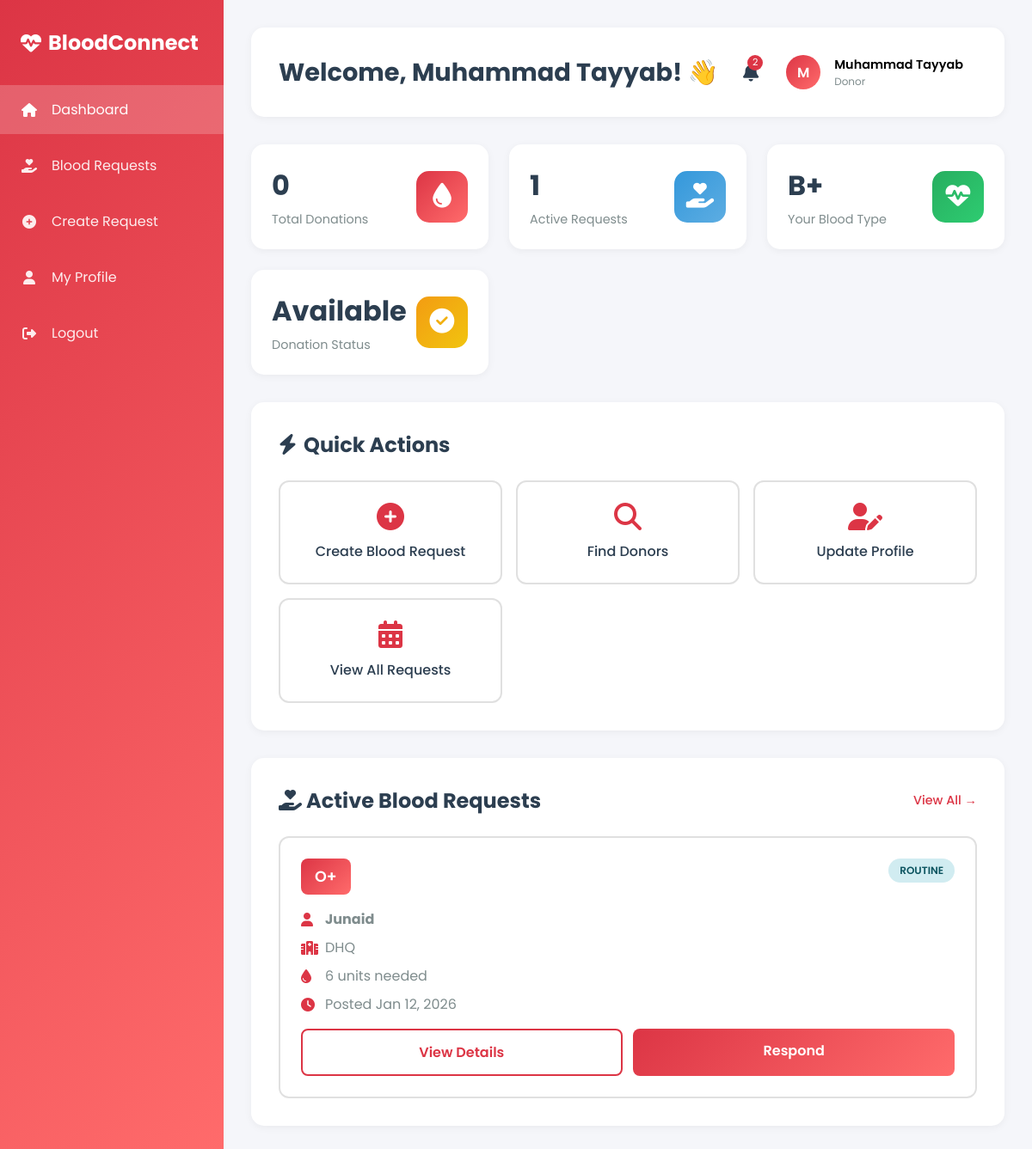
The app's page /dashboard.php (signed in) with its own data.
### tables this page shows
CREATE TABLE `users` (
  `id` int(10) UNSIGNED NOT NULL,
  `user_id` varchar(50) NOT NULL,
  `name` varchar(100) NOT NULL,
  `email` varchar(255) NOT NULL,
  `phone` varchar(20) NOT NULL,
  `dob` date NOT NULL,
  `gender` enum('male','female','other') DEFAULT NULL,
  `blood_type` enum('A+','A-','B+','B-','AB+','AB-','O+','O-') NOT NULL,
  `address` text NOT NULL,
  `city` varchar(100) DEFAULT NULL,
  `state` varchar(100) DEFAULT NULL,
  `postal_code` varchar(20) DEFAULT NULL,
  `password_hash` varchar(255) NOT NULL,
  `profile_image` varchar(255) DEFAULT NULL,
  `weight_kg` decimal(5,2) DEFAULT NULL,
  `last_donation_date` date DEFAULT NULL,
  `total_donations` int(11) DEFAULT 0,
  `role` enum('donor','recipient','admin','hospital') DEFAULT 'donor',
  `status` enum('active','inactive','suspended','pending') DEFAULT 'active',
  `available` tinyint(1) DEFAULT 1,
  `email_verified` tinyint(1) DEFAULT 0,
  `email_notifications` tinyint(1) DEFAULT 1,
  `sms_notifications` tinyint(1) DEFAULT 1,
  `push_notifications` tinyint(1) DEFAULT 1,
  `created_at` timestamp NOT NULL DEFAULT current_timestamp(),
  `updated_at` timestamp NOT NULL DEFAULT current_timestamp() ON UPDATE current_timestamp(),
  `last_login` timestamp NULL DEFAULT NULL
);

CREATE TABLE `blood_requests` (
  `id` int(10) UNSIGNED NOT NULL,
  `request_id` varchar(50) NOT NULL,
  `requester_id` int(10) UNSIGNED NOT NULL,
  `blood_type` enum('A+','A-','B+','B-','AB+','AB-','O+','O-') NOT NULL,
  `units_needed` tinyint(3) UNSIGNED NOT NULL,
  `urgency` enum('routine','urgent','critical') NOT NULL DEFAULT 'routine',
  `patient_name` varchar(100) NOT NULL,
  `patient_age` tinyint(3) UNSIGNED DEFAULT NULL,
  `patient_gender` enum('male','female','other') DEFAULT NULL,
  `hospital_name` varchar(255) NOT NULL,
  `hospital_address` text NOT NULL,
  `contact_number` varchar(20) NOT NULL,
  `reason` text DEFAULT NULL,
  `medical_report` varchar(255) DEFAULT NULL,
  `status` enum('pending','fulfilled','cancelled','expired') DEFAULT 'pending',
  `fulfilled_at` timestamp NULL DEFAULT NULL,
  `expires_at` timestamp NOT NULL DEFAULT '0000-00-00 00:00:00',
  `created_at` timestamp NOT NULL DEFAULT current_timestamp(),
  `updated_at` timestamp NOT NULL DEFAULT current_timestamp() ON UPDATE current_timestamp()
);

### dashboard.php (the view, shortened to what this page needs)
<?php
require_once 'config/database.php';
$sessionUserIdentifier = $_SESSION['user_id'];
if (is_numeric($sessionUserIdentifier)) {
    $stmt = $conn->prepare("SELECT * FROM users WHERE id = ?");
    $stmt->bind_param("i", $sessionUserIdentifier);
} else {
    $stmt = $conn->prepare("SELECT * FROM users WHERE user_id = ?");
    $stmt->bind_param("s", $sessionUserIdentifier);
}
$stmt->execute();
$user = $stmt->get_result()->fetch_assoc();
$numericUserId = (int)$user['id'];
$stmt = $conn->prepare("SELECT COUNT(*) as count FROM donations_history WHERE donor_id = ?");
$stmt->bind_param("i", $numericUserId);
$stmt->execute();
$donationCount = $stmt->get_result()->fetch_assoc()['count'];
$stmt = $conn->prepare("
    SELECT * FROM blood_requests
    WHERE status = 'pending'
    AND (expires_at = '0000-00-00 00:00:00' OR expires_at > NOW())
    ORDER BY
      CASE urgency WHEN 'critical' THEN 3 WHEN 'urgent' THEN 2 ELSE 1 END DESC,
      created_at DESC
    LIMIT 6
");
$stmt->execute();
$activeRequests = $stmt->get_result()->fetch_all(MYSQLI_ASSOC);
$totalActiveRequestsRow = $conn->query("SELECT COUNT(*) as count FROM blood_requests WHERE status = 'pending' AND (expires_at = '0000-00-00 00:00:00' OR expires_at > NOW())")->fetch_assoc();
$totalActiveRequests = $totalActiveRequestsRow ? $totalActiveRequestsRow['count'] : 0;
$stmt = $conn->prepare("SELECT COUNT(*) AS cnt FROM notifications WHERE user_id = ? AND is_read = 0");
$stmt->bind_param("i", $numericUserId);
$stmt->execute();
$notificationBadge = $stmt->get_result()->fetch_assoc()['cnt'];
?>
<!DOCTYPE html>
<html lang="en">
<head>
    <link rel="stylesheet" href="https://cdnjs.cloudflare.com/ajax/libs/font-awesome/6.4.0/css/all.min.css">
</head>
<body>
    <aside class="sidebar">
        <div class="sidebar-logo">
            <h2><i class="fas fa-heartbeat"></i> BloodConnect</h2>
        </div>
        <ul class="sidebar-menu">
            <li><a href="dashboard.php" class="active"><i class="fas fa-home"></i> Dashboard</a></li>
            <li><a href="blood-requests.php"><i class="fas fa-hand-holding-heart"></i> Blood Requests</a></li>
            <li><a href="create-request.php"><i class="fas fa-plus-circle"></i> Create Request</a></li>
            <li><a href="profile.php"><i class="fas fa-user"></i> My Profile</a></li>
            <li><a href="logout.php"><i class="fas fa-sign-out-alt"></i> Logout</a></li>
        </ul>
    </aside>
    <div class="main-content">
        <div class="topbar">
            <h1>Welcome, <?php echo htmlspecialchars($user['name']); ?>! 👋</h1>
            <div class="user-menu">
                <div class="notification-icon">
                    <i class="fas fa-bell"></i>
                    <span class="notification-badge"><?php echo (int)$notificationBadge; ?></span>
                </div>
                <div class="user-profile">
                    <div class="user-avatar">
                        <?php echo strtoupper(substr($user['name'], 0, 1)); ?>
                    </div>
                    <div>
                        <div style="font-weight: 600; font-size: 0.9rem;"><?php echo htmlspecialchars($user['name']); ?></div>
                        <div style="font-size: 0.75rem; color: #7f8c8d;"><?php echo ucfirst($user['role']); ?></div>
                    </div>
                </div>
            </div>
        </div>
        <div class="stats-grid">
            <div class="stat-card">
                <div class="stat-info">
                    <h3><?php echo $donationCount; ?></h3>
                    <p>Total Donations</p>
                </div>
                <div class="stat-icon red">
                    <i class="fas fa-tint"></i>
                </div>
            </div>
            <div class="stat-card">
                <div class="stat-info">
                    <h3><?php echo $totalActiveRequests; ?></h3>
                    <p>Active Requests</p>
                </div>
                <div class="stat-icon blue">
                    <i class="fas fa-hand-holding-heart"></i>
                </div>
            </div>
            <div class="stat-card">
                <div class="stat-info">
                    <h3><?php echo $user['blood_type']; ?></h3>
                    <p>Your Blood Type</p>
                </div>
                <div class="stat-icon green">
                    <i class="fas fa-heartbeat"></i>
                </div>
            </div>
            <div class="stat-card">
                <div class="stat-info">
                    <h3><?php echo $user['available'] ? 'Available' : 'Unavailable'; ?></h3>
                    <p>Donation Status</p>
                </div>
                <div class="stat-icon orange">
                    <i class="fas fa-check-circle"></i>
                </div>
            </div>
        </div>
        <div class="quick-actions">
            <h2><i class="fas fa-bolt"></i> Quick Actions</h2>
            <div class="actions-grid">
                <a href="create-request.php" class="action-btn">
                    <i class="fas fa-plus-circle"></i>
                    <span>Create Blood Request</span>
                </a>
                <a href="blood-requests.php" class="action-btn">
                    <i class="fas fa-search"></i>
                    <span>Find Donors</span>
                </a>
                <a href="profile.php" class="action-btn">
                    <i class="fas fa-user-edit"></i>
                    <span>Update Profile</span>
                </a>
                <a href="blood-requests.php" class="action-btn">
                    <i class="fas fa-calendar-alt"></i>
                    <span>View All Requests</span>
                </a>
            </div>
        </div>
        <div class="requests-section">
            <h2>
                <span><i class="fas fa-hand-holding-heart"></i> Active Blood Requests</span>
                <a href="blood-requests.php" class="view-all">View All →</a>
            </h2>
            <div class="requests-grid">
                <?php if (empty($activeRequests)): ?>
                    <p style="color: #7f8c8d; text-align: center; padding: 2rem; grid-column: 1/-1;">No active blood requests at the moment.</p>
                <?php else: ?>
                    <?php foreach ($activeRequests as $request): ?>
                        <div class="request-card">
                            <div class="request-header">
                                <div class="blood-type-badge"><?php echo htmlspecialchars($request['blood_type']); ?></div>
                                <span class="urgency-badge <?php echo strtolower($request['urgency']); ?>">
                                    <?php echo htmlspecialchars($request['urgency']); ?>
                                </span>
                            </div>
                            <div class="request-info">
                                <p><i class="fas fa-user"></i> <strong><?php echo htmlspecialchars($request['patient_name']); ?></strong></p>
                                <p><i class="fas fa-hospital"></i> <?php echo htmlspecialchars($request['hospital_name']); ?></p>
                                <p><i class="fas fa-tint"></i> <?php echo htmlspecialchars($request['units_needed']); ?> units needed</p>
                                <p><i class="fas fa-clock"></i> Posted <?php echo date('M d, Y', strtotime($request['created_at'])); ?></p>
                            </div>
                            <div class="request-actions">
                                <a href="blood-requests.php" class="btn btn-outline">View Details</a>
                                <a href="blood-requests.php" class="btn btn-primary">Respond</a>
                            </div>
                        </div>
                    <?php endforeach; ?>
                <?php endif; ?>
            </div>
        </div>
    </div>
</body>
</html>

### records on screen
users: name "Muhammad Tayyab", name "M", role "Donor", blood_type "B+"
blood_requests: blood_type "O+", urgency "ROUTINE", patient_name "Junaid", hospital_name "DHQ", units_needed "6", created_at "Jan 12, 2026"

### other values on screen
$notificationBadge "2"
$donationCount "0"
$totalActiveRequests "1"
